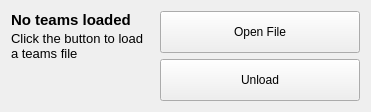
          <widget class="QWidget" name="teamsFileTab">
           <attribute name="title">
            <string>Teams</string>
           </attribute>
           <layout class="QHBoxLayout" name="horizontalLayout_3">
            <item>
             <layout class="QVBoxLayout" name="verticalLayout_19">
              <property name="spacing">
               <number>2</number>
              </property>
              <item>
               <widget class="QLabel" name="teamsFileTitle">
                <property name="sizePolicy">
                 <sizepolicy hsizetype="Ignored" vsizetype="Fixed">
                  <horstretch>0</horstretch>
                  <verstretch>0</verstretch>
                 </sizepolicy>
                </property>
                <property name="font">
                 <font>
                  <pointsize>11</pointsize>
                  <weight>75</weight>
                  <bold>true</bold>
                 </font>
                </property>
                <property name="text">
                 <string>No teams loaded</string>
                </property>
                <property name="wordWrap">
                 <bool>true</bool>
                </property>
               </widget>
              </item>
              <item>
               <widget class="QLabel" name="teamsFileDescr">
                <property name="sizePolicy">
                 <sizepolicy hsizetype="Expanding" vsizetype="Fixed">
                  <horstretch>0</horstretch>
                  <verstretch>0</verstretch>
                 </sizepolicy>
                </property>
                <property name="font">
                 <font>
                  <pointsize>10</pointsize>
                 </font>
                </property>
                <property name="text">
                 <string>Click the button to load a teams file</string>
                </property>
                <property name="wordWrap">
                 <bool>true</bool>
                </property>
               </widget>
              </item>
              <item>
               <spacer name="verticalSpacer_11">
                <property name="orientation">
                 <enum>Qt::Vertical</enum>
                </property>
                <property name="sizeHint" stdset="0">
                 <size>
                  <width>20</width>
                  <height>40</height>
                 </size>
                </property>
               </spacer>
              </item>
             </layout>
            </item>
            <item>
             <layout class="QVBoxLayout" name="verticalLayout_10">
              <item>
               <widget class="QPushButton" name="loadTeamsFile">
                <property name="sizePolicy">
                 <sizepolicy hsizetype="Minimum" vsizetype="Minimum">
                  <horstretch>0</horstretch>
                  <verstretch>0</verstretch>
                 </sizepolicy>
                </property>
                <property name="minimumSize">
                 <size>
                  <width>200</width>
                  <height>0</height>
                 </size>
                </property>
                <property name="maximumSize">
                 <size>
                  <width>200</width>
                  <height>16777215</height>
                 </size>
                </property>
                <property name="text">
                 <string>Open File</string>
                </property>
                <property name="icon">
                 <iconset resource="resources.qrc">
                  <normaloff>:/breeze-icons/document-open-24.png</normaloff>:/breeze-icons/document-open-24.png</iconset>
                </property>
                <property name="iconSize">
                 <size>
                  <width>24</width>
                  <height>24</height>
                 </size>
                </property>
               </widget>
              </item>
              <item>
               <widget class="QPushButton" name="unloadTeamsFile">
                <property name="sizePolicy">
                 <sizepolicy hsizetype="Minimum" vsizetype="Minimum">
                  <horstretch>0</horstretch>
                  <verstretch>0</verstretch>
                 </sizepolicy>
                </property>
                <property name="minimumSize">
                 <size>
                  <width>200</width>
                  <height>0</height>
                 </size>
                </property>
                <property name="maximumSize">
                 <size>
                  <width>200</width>
                  <height>16777215</height>
                 </size>
                </property>
                <property name="text">
                 <string>Unload</string>
                </property>
                <property name="icon">
                 <iconset resource="resources.qrc">
                  <normaloff>:/breeze-icons/edit-clear-24.png</normaloff>:/breeze-icons/edit-clear-24.png</iconset>
                </property>
                <property name="iconSize">
                 <size>
                  <width>24</width>
                  <height>24</height>
                 </size>
                </property>
               </widget>
              </item>
             </layout>
            </item>
           </layout>
          </widget>
